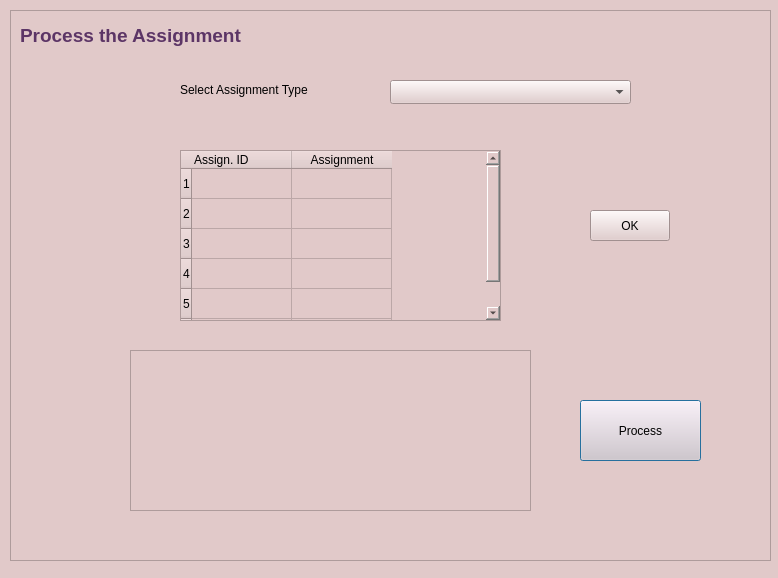
<?xml version="1.0" encoding="UTF-8"?>
<ui version="4.0">
 <class>Dialog</class>
 <widget class="QDialog" name="Dialog">
  <property name="geometry">
   <rect>
    <x>0</x>
    <y>0</y>
    <width>778</width>
    <height>578</height>
   </rect>
  </property>
  <property name="windowTitle">
   <string>Dialog</string>
  </property>
  <property name="styleSheet">
   <string notr="true">background-color:rgb(225, 201, 201)</string>
  </property>
  <widget class="QFrame" name="frame">
   <property name="geometry">
    <rect>
     <x>10</x>
     <y>10</y>
     <width>761</width>
     <height>551</height>
    </rect>
   </property>
   <property name="palette">
    <palette>
     <active>
      <colorrole role="Button">
       <brush brushstyle="SolidPattern">
        <color alpha="255">
         <red>225</red>
         <green>201</green>
         <blue>201</blue>
        </color>
       </brush>
      </colorrole>
      <colorrole role="Base">
       <brush brushstyle="SolidPattern">
        <color alpha="255">
         <red>225</red>
         <green>201</green>
         <blue>201</blue>
        </color>
       </brush>
      </colorrole>
      <colorrole role="Window">
       <brush brushstyle="SolidPattern">
        <color alpha="255">
         <red>225</red>
         <green>201</green>
         <blue>201</blue>
        </color>
       </brush>
      </colorrole>
     </active>
     <inactive>
      <colorrole role="Button">
       <brush brushstyle="SolidPattern">
        <color alpha="255">
         <red>225</red>
         <green>201</green>
         <blue>201</blue>
        </color>
       </brush>
      </colorrole>
      <colorrole role="Base">
       <brush brushstyle="SolidPattern">
        <color alpha="255">
         <red>225</red>
         <green>201</green>
         <blue>201</blue>
        </color>
       </brush>
      </colorrole>
      <colorrole role="Window">
       <brush brushstyle="SolidPattern">
        <color alpha="255">
         <red>225</red>
         <green>201</green>
         <blue>201</blue>
        </color>
       </brush>
      </colorrole>
     </inactive>
     <disabled>
      <colorrole role="Button">
       <brush brushstyle="SolidPattern">
        <color alpha="255">
         <red>225</red>
         <green>201</green>
         <blue>201</blue>
        </color>
       </brush>
      </colorrole>
      <colorrole role="Base">
       <brush brushstyle="SolidPattern">
        <color alpha="255">
         <red>225</red>
         <green>201</green>
         <blue>201</blue>
        </color>
       </brush>
      </colorrole>
      <colorrole role="Window">
       <brush brushstyle="SolidPattern">
        <color alpha="255">
         <red>225</red>
         <green>201</green>
         <blue>201</blue>
        </color>
       </brush>
      </colorrole>
     </disabled>
    </palette>
   </property>
   <property name="frameShape">
    <enum>QFrame::StyledPanel</enum>
   </property>
   <property name="frameShadow">
    <enum>QFrame::Raised</enum>
   </property>
   <widget class="QComboBox" name="comboBox_type">
    <property name="geometry">
     <rect>
      <x>380</x>
      <y>70</y>
      <width>241</width>
      <height>24</height>
     </rect>
    </property>
    <property name="palette">
     <palette>
      <active>
       <colorrole role="Button">
        <brush brushstyle="SolidPattern">
         <color alpha="255">
          <red>225</red>
          <green>201</green>
          <blue>201</blue>
         </color>
        </brush>
       </colorrole>
       <colorrole role="Base">
        <brush brushstyle="SolidPattern">
         <color alpha="255">
          <red>225</red>
          <green>201</green>
          <blue>201</blue>
         </color>
        </brush>
       </colorrole>
       <colorrole role="Window">
        <brush brushstyle="SolidPattern">
         <color alpha="255">
          <red>225</red>
          <green>201</green>
          <blue>201</blue>
         </color>
        </brush>
       </colorrole>
      </active>
      <inactive>
       <colorrole role="Button">
        <brush brushstyle="SolidPattern">
         <color alpha="255">
          <red>225</red>
          <green>201</green>
          <blue>201</blue>
         </color>
        </brush>
       </colorrole>
       <colorrole role="Base">
        <brush brushstyle="SolidPattern">
         <color alpha="255">
          <red>225</red>
          <green>201</green>
          <blue>201</blue>
         </color>
        </brush>
       </colorrole>
       <colorrole role="Window">
        <brush brushstyle="SolidPattern">
         <color alpha="255">
          <red>225</red>
          <green>201</green>
          <blue>201</blue>
         </color>
        </brush>
       </colorrole>
      </inactive>
      <disabled>
       <colorrole role="Button">
        <brush brushstyle="SolidPattern">
         <color alpha="255">
          <red>225</red>
          <green>201</green>
          <blue>201</blue>
         </color>
        </brush>
       </colorrole>
       <colorrole role="Base">
        <brush brushstyle="SolidPattern">
         <color alpha="255">
          <red>225</red>
          <green>201</green>
          <blue>201</blue>
         </color>
        </brush>
       </colorrole>
       <colorrole role="Window">
        <brush brushstyle="SolidPattern">
         <color alpha="255">
          <red>225</red>
          <green>201</green>
          <blue>201</blue>
         </color>
        </brush>
       </colorrole>
      </disabled>
     </palette>
    </property>
    <property name="font">
     <font>
      <pointsize>10</pointsize>
     </font>
    </property>
    <property name="contextMenuPolicy">
     <enum>Qt::DefaultContextMenu</enum>
    </property>
    <property name="styleSheet">
     <string notr="true"/>
    </property>
   </widget>
   <widget class="QLabel" name="label">
    <property name="geometry">
     <rect>
      <x>170</x>
      <y>70</y>
      <width>181</width>
      <height>20</height>
     </rect>
    </property>
    <property name="text">
     <string>Select Assignment Type</string>
    </property>
   </widget>
   <widget class="QTableWidget" name="tableWidget">
    <property name="geometry">
     <rect>
      <x>170</x>
      <y>140</y>
      <width>321</width>
      <height>171</height>
     </rect>
    </property>
    <property name="minimumSize">
     <size>
      <width>321</width>
      <height>0</height>
     </size>
    </property>
    <property name="selectionMode">
     <enum>QAbstractItemView::SingleSelection</enum>
    </property>
    <property name="rowCount">
     <number>6</number>
    </property>
    <property name="columnCount">
     <number>2</number>
    </property>
    <row/>
    <row/>
    <row/>
    <row/>
    <row/>
    <row/>
    <column>
     <property name="text">
      <string>Assign. ID</string>
     </property>
     <property name="textAlignment">
      <set>AlignLeading|AlignTop</set>
     </property>
    </column>
    <column>
     <property name="text">
      <string>Assignment</string>
     </property>
    </column>
   </widget>
   <widget class="QPushButton" name="pushButton_process">
    <property name="geometry">
     <rect>
      <x>570</x>
      <y>390</y>
      <width>121</width>
      <height>61</height>
     </rect>
    </property>
    <property name="text">
     <string>Process</string>
    </property>
   </widget>
   <widget class="QPushButton" name="pushButton_ok">
    <property name="geometry">
     <rect>
      <x>580</x>
      <y>200</y>
      <width>80</width>
      <height>31</height>
     </rect>
    </property>
    <property name="text">
     <string>OK</string>
    </property>
   </widget>
   <widget class="QTextEdit" name="textEdit">
    <property name="geometry">
     <rect>
      <x>120</x>
      <y>340</y>
      <width>401</width>
      <height>161</height>
     </rect>
    </property>
   </widget>
   <widget class="QLabel" name="label_2">
    <property name="geometry">
     <rect>
      <x>10</x>
      <y>10</y>
      <width>301</width>
      <height>31</height>
     </rect>
    </property>
    <property name="text">
     <string>&lt;html&gt;&lt;head/&gt;&lt;body&gt;&lt;p&gt;&lt;span style=&quot; font-size:14pt; font-weight:600; color:#5c3566;&quot;&gt;Process the Assignment&lt;/span&gt;&lt;/p&gt;&lt;/body&gt;&lt;/html&gt;</string>
    </property>
   </widget>
  </widget>
 </widget>
 <resources/>
 <connections/>
</ui>
